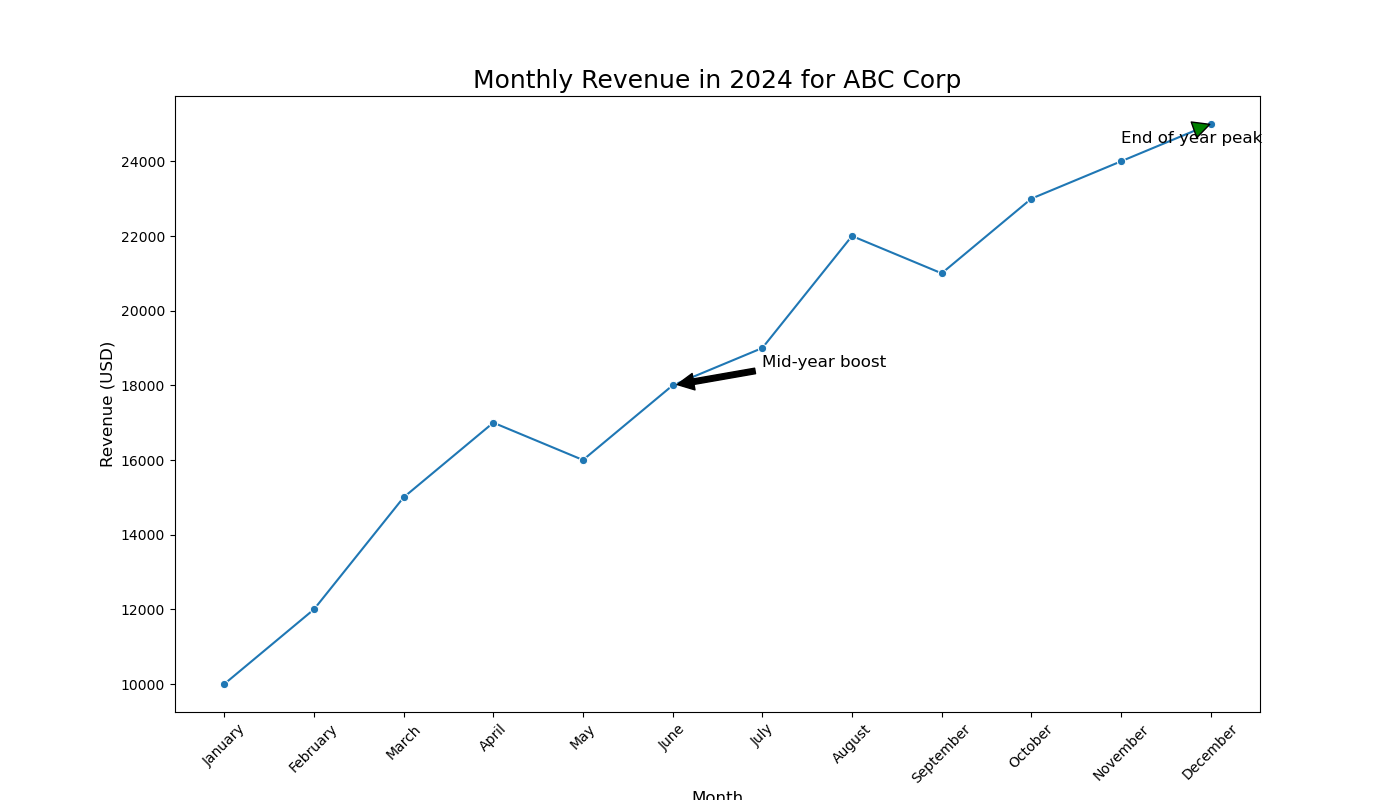

Python code for this plot:

import seaborn as sns
import pandas as pd
import matplotlib.pyplot as plt

# Create a DataFrame from the provided data
data = {
    'Month': ['January', 'February', 'March', 'April', 'May', 'June', 'July', 'August', 'September', 'October', 'November', 'December'],
    'Revenue': [10000, 12000, 15000, 17000, 16000, 18000, 19000, 22000, 21000, 23000, 24000, 25000]
}
df = pd.DataFrame(data)

# Initialize the matplotlib figure
plt.figure(figsize=(14, 8))

# Plotting the line chart
line_plot = sns.lineplot(x='Month', y='Revenue', data=df, color='#1F77B4', marker='o')

# Annotating specific data points
plt.annotate('Mid-year boost', xy=('June', 18000), xytext=('July', 18500),
             arrowprops=dict(facecolor='black', shrink=0.05), fontsize=12)
plt.annotate('End of year peak', xy=('December', 25000), xytext=('November', 24500),
             arrowprops=dict(facecolor='green', shrink=0.05), fontsize=12)

# Setting the title and labels
plt.title('Monthly Revenue in 2024 for ABC Corp', fontsize=18)
plt.xlabel('Month', fontsize=12)
plt.ylabel('Revenue (USD)', fontsize=12)

# Adjusting the x-axis to show all the months clearly
plt.xticks(rotation=45)

# Show the plot with the customizations
plt.show()
